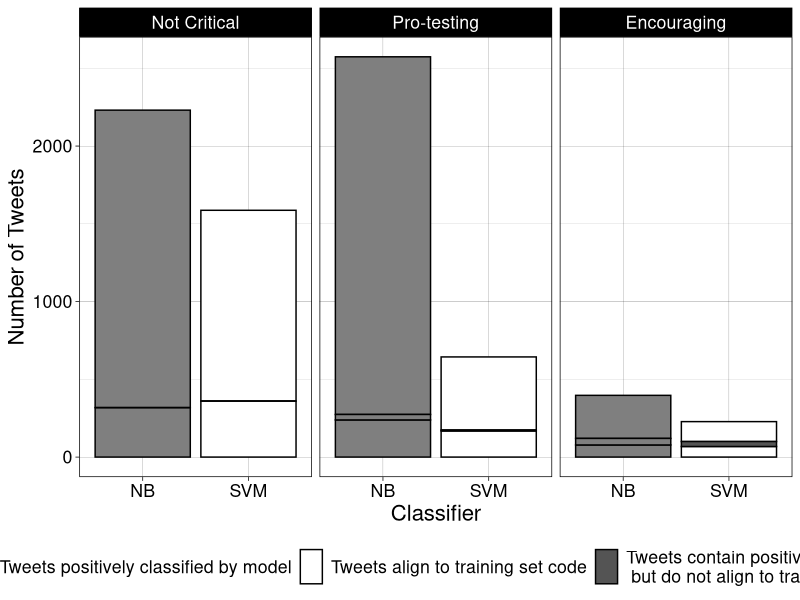

R code for this plot:
library(ggplot2)
library(reshape2)

test  <- data.frame(training_samp=c("Not Critical", "Pro-testing", "Encouraging"), 
                    total_svm=c(1227,470,128), 
                    total_nb=c(1913,2300,277), 
                    match_svm=c(360,168,68) , 
                    match_nb=c(318,239,78),
                    other_svm=c(0,6,32) , 
                    other_nb=c(0,35,42))



melted <- melt(test, "training_samp")

melted$cat <- ''
melted[melted$variable == 'total_svm',]$cat <- "SVM"
melted[melted$variable == 'total_nb',]$cat <- "NB"
melted[melted$variable == 'match_svm',]$cat <- "SVM"
melted[melted$variable == 'match_nb',]$cat <- "NB"
melted[melted$variable == 'other_svm',]$cat <- "SVM"
melted[melted$variable == 'other_nb',]$cat <- "NB"
melted$variablef <- factor(melted$variable, levels=c(
                           "total_svm",
                           "total_nb",
                           "other_svm",
                           "other_nb",
                           "match_svm",
                           "match_nb"
                           ))
melted$traning_samplef = factor(melted$training_samp, 
                                levels = c("Not Critical", "Pro-testing", "Encouraging"))

tiff("~/Desktop/JREE-manuscript/figure2.tiff", units="in", width=10, height=5, res=300)
#insert ggplot code

ggplot(melted, aes(x = cat, y = value, fill = variablef,
                   ggplot(melted, aes(x = cat, y = value, 
                                      fill = variable ))))+ 
                                      
  geom_bar(stat = 'identity', position = 'stack',  colour="black") + 
  theme_linedraw() +
  labs(x="Classifier", y="Number of Tweets")+
  scale_fill_manual(name="", values=c("white","white","gray33","gray33","gray", "gray"), 
                    breaks=c("total_svm",
                             "match_svm",
                             "other_svm"),
                    labels = c("Tweets positively classified by model",
                               "Tweets align to training set code",
                               "Tweets contain positive sentiment \n but do not align to training set code" 
                              )) +
  facet_grid(~ traning_samplef)+

  theme(legend.position="bottom", text = element_text(size=16))

dev.off()

